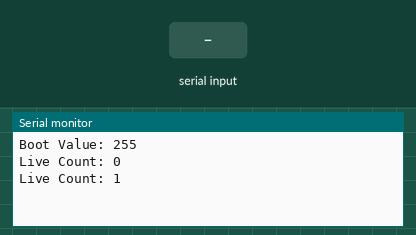
Recording of a sketch running on a simulated Arduino Uno, built with avr-gcc and run on an emulated ATmega328P. Shown: the last lines printed to the serial monitor. Inputs (shaded band) come from the test bench. EEPROM starts erased.

Above: at 1.2 s.
1.3 s: "S" received over Serial
At 1.7 s:
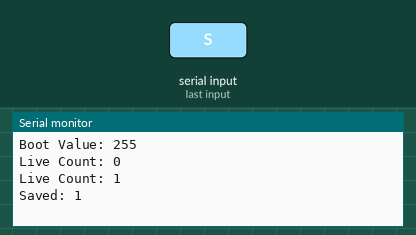
2.8 s: "R" received over Serial
At 2.96 s:
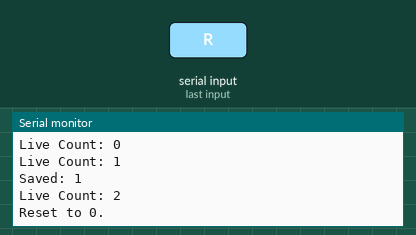
Timing chart, 0 to 5.8 s (numbered marks = the images above; inputs shaded):
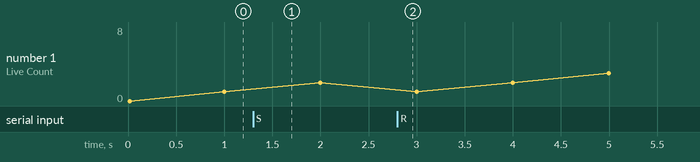

The sketch:

task_3.ino
```cpp
volatile uint8_t counter;

uint8_t eeprom_read_asm() {
  uint8_t result;
  asm volatile (
    "1: sbic %[eecr], %[eepe] \n\t"
    "rjmp 1b                 \n\t"
    "out %[eearl], __zero_reg__ \n\t"
    "sbi %[eecr], %[eere]    \n\t"
    "in %[res], %[eedr]      \n\t"
    : [res] "=d" (result)
    : [eecr] "I" (_SFR_IO_ADDR(EECR)), [eearl] "I" (_SFR_IO_ADDR(EEARL)),
      [eedr] "I" (_SFR_IO_ADDR(EEDR)), [eepe] "I" (EEPE), [eere] "I" (EERE)
  );
  return result;
}

void eeprom_write_asm(uint8_t val) {
  asm volatile (
    "2: sbic %[eecr], %[eepe] \n\t"
    "rjmp 2b                 \n\t"
    "out %[eearl], __zero_reg__ \n\t"
    "out %[eedr], %[data]   \n\t"
    "cli                     \n\t"
    "sbi %[eecr], %[eempe]   \n\t"
    "sbi %[eecr], %[eepe]    \n\t"
    "sei                     \n\t"
    : : [data] "d" (val), [eecr] "I" (_SFR_IO_ADDR(EECR)),
      [eearl] "I" (_SFR_IO_ADDR(EEARL)), [eedr] "I" (_SFR_IO_ADDR(EEDR)),
      [eepe] "I" (EEPE), [eempe] "I" (EEMPE)
  );
}

void setup() {
  Serial.begin(9600);

  TCCR1A = 0;
  TCCR1B = (1 << WGM12) | (1 << CS12) | (1 << CS10);
  OCR1A = 15624;

  counter = eeprom_read_asm();
  Serial.print("Boot Value: "); Serial.println(counter);
}

void loop() {
  bool secondPassed = false;
  uint8_t temp_reg;

  asm volatile (
    "in   %[temp], %[tifr]       \n\t" // Read flags
    "sbrs %[temp], %[ocf_bit]    \n\t" // Skip if 1 second has passed
    "rjmp end_asm                \n\t"
    "inc  %[cnt]                 \n\t" // Increment register
    "ldi  %[temp], (1<<%[ocf_bit]) \n\t"
    "out  %[tifr], %[temp]       \n\t" // Clear flag
    "ldi  %[passed], 1           \n\t" // Signal C++ that a second passed
    "end_asm:                    \n\t"
    : [cnt] "+d" (counter), [temp] "=&d" (temp_reg), [passed] "+d" (secondPassed)
    : [tifr] "I" (_SFR_IO_ADDR(TIFR1)), [ocf_bit] "I" (OCF1A)
  );

  if (secondPassed) {
    Serial.print("Live Count: ");
    Serial.println(counter);
  }

  if (Serial.available() > 0) {
    char cmd = Serial.read();
    if (cmd == 'S' || cmd == 's') {
      eeprom_write_asm(counter);
      Serial.print("Saved: "); Serial.println(counter);
    } else if (cmd == 'R' || cmd == 'r') {
      counter = 0;
      eeprom_write_asm(0);
      Serial.println("Reset to 0.");
    }
  }
}
```

Measured:
- after the input at 1.3 s, the serial monitor: prints a new line at once (image 1)
- after the input at 2.8 s, the serial monitor: prints a new line at once (image 2)
